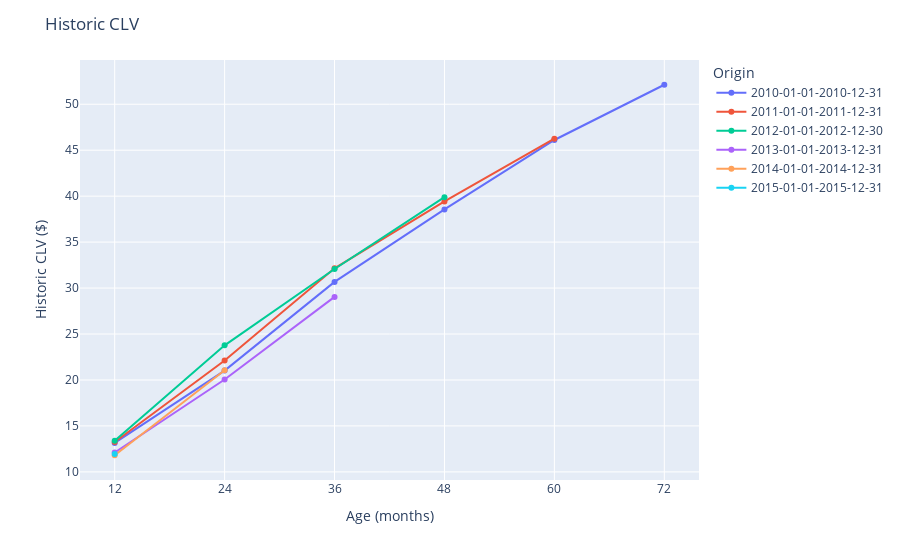

Here is the notebook cell this chart was saved with:
### Code cell
fig = px.scatter(historic_clv.transpose(), labels={
     "value": "Historic CLV ($)",
     "index": "Age (months)",
     "variable": "Origin"
     }).update_traces(mode='lines+markers')

fig.update_layout(
    xaxis = dict(
        tickmode = 'array',
        tickvals = time_periods
    ),
    title = 'Historic CLV'
)

fig.show()

### Figure 1 — Plotly figure (JSON) as saved in the notebook; plotly's stock layout.template omitted (floating-point values rounded to 4 significant figures)
{"data": [{"hovertemplate": "Origin=2010-01-01-2010-12-31<br>Age (months)=%{x}<br>Historic CLV ($)=%{y}<extra></extra>", "legendgroup": "2010-01-01-2010-12-31", "marker": {"color": "#636efa", "symbol": "circle"}, "mode": "lines+markers", "name": "2010-01-01-2010-12-31", "orientation": "v", "showlegend": true, "type": "scatter", "x": [12, 24, 36, 48, 60, 72], "xaxis": "x", "y": [13.15, 21.02, 30.67, 38.56, 46.11, 52.12], "yaxis": "y"}, {"hovertemplate": "Origin=2011-01-01-2011-12-31<br>Age (months)=%{x}<br>Historic CLV ($)=%{y}<extra></extra>", "legendgroup": "2011-01-01-2011-12-31", "marker": {"color": "#EF553B", "symbol": "circle"}, "mode": "lines+markers", "name": "2011-01-01-2011-12-31", "orientation": "v", "showlegend": true, "type": "scatter", "x": [12, 24, 36, 48, 60, 72], "xaxis": "x", "y": [13.25, 22.11, 32.15, 39.43, 46.25, null], "yaxis": "y"}, {"hovertemplate": "Origin=2012-01-01-2012-12-30<br>Age (months)=%{x}<br>Historic CLV ($)=%{y}<extra></extra>", "legendgroup": "2012-01-01-2012-12-30", "marker": {"color": "#00cc96", "symbol": "circle"}, "mode": "lines+markers", "name": "2012-01-01-2012-12-30", "orientation": "v", "showlegend": true, "type": "scatter", "x": [12, 24, 36, 48, 60, 72], "xaxis": "x", "y": [13.38, 23.77, 32.07, 39.89, null, null], "yaxis": "y"}, {"hovertemplate": "Origin=2013-01-01-2013-12-31<br>Age (months)=%{x}<br>Historic CLV ($)=%{y}<extra></extra>", "legendgroup": "2013-01-01-2013-12-31", "marker": {"color": "#ab63fa", "symbol": "circle"}, "mode": "lines+markers", "name": "2013-01-01-2013-12-31", "orientation": "v", "showlegend": true, "type": "scatter", "x": [12, 24, 36, 48, 60, 72], "xaxis": "x", "y": [12.11, 20.05, 29.04, null, null, null], "yaxis": "y"}, {"hovertemplate": "Origin=2014-01-01-2014-12-31<br>Age (months)=%{x}<br>Historic CLV ($)=%{y}<extra></extra>", "legendgroup": "2014-01-01-2014-12-31", "marker": {"color": "#FFA15A", "symbol": "circle"}, "mode": "lines+markers", "name": "2014-01-01-2014-12-31", "orientation": "v", "showlegend": true, "type": "scatter", "x": [12, 24, 36, 48, 60, 72], "xaxis": "x", "y": [11.81, 21.05, null, null, null, null], "yaxis": "y"}, {"hovertemplate": "Origin=2015-01-01-2015-12-31<br>Age (months)=%{x}<br>Historic CLV ($)=%{y}<extra></extra>", "legendgroup": "2015-01-01-2015-12-31", "marker": {"color": "#19d3f3", "symbol": "circle"}, "mode": "lines+markers", "name": "2015-01-01-2015-12-31", "orientation": "v", "showlegend": true, "type": "scatter", "x": [12, 24, 36, 48, 60, 72], "xaxis": "x", "y": [11.95, null, null, null, null, null], "yaxis": "y"}], "layout": {"legend": {"title": {"text": "Origin"}, "tracegroupgap": 0}, "margin": {"t": 60}, "title": {"text": "Historic CLV"}, "xaxis": {"anchor": "y", "domain": [0, 1], "tickmode": "array", "tickvals": [12, 24, 36, 48, 60, 72], "title": {"text": "Age (months)"}}, "yaxis": {"anchor": "x", "domain": [0, 1], "title": {"text": "Historic CLV ($)"}}}}
